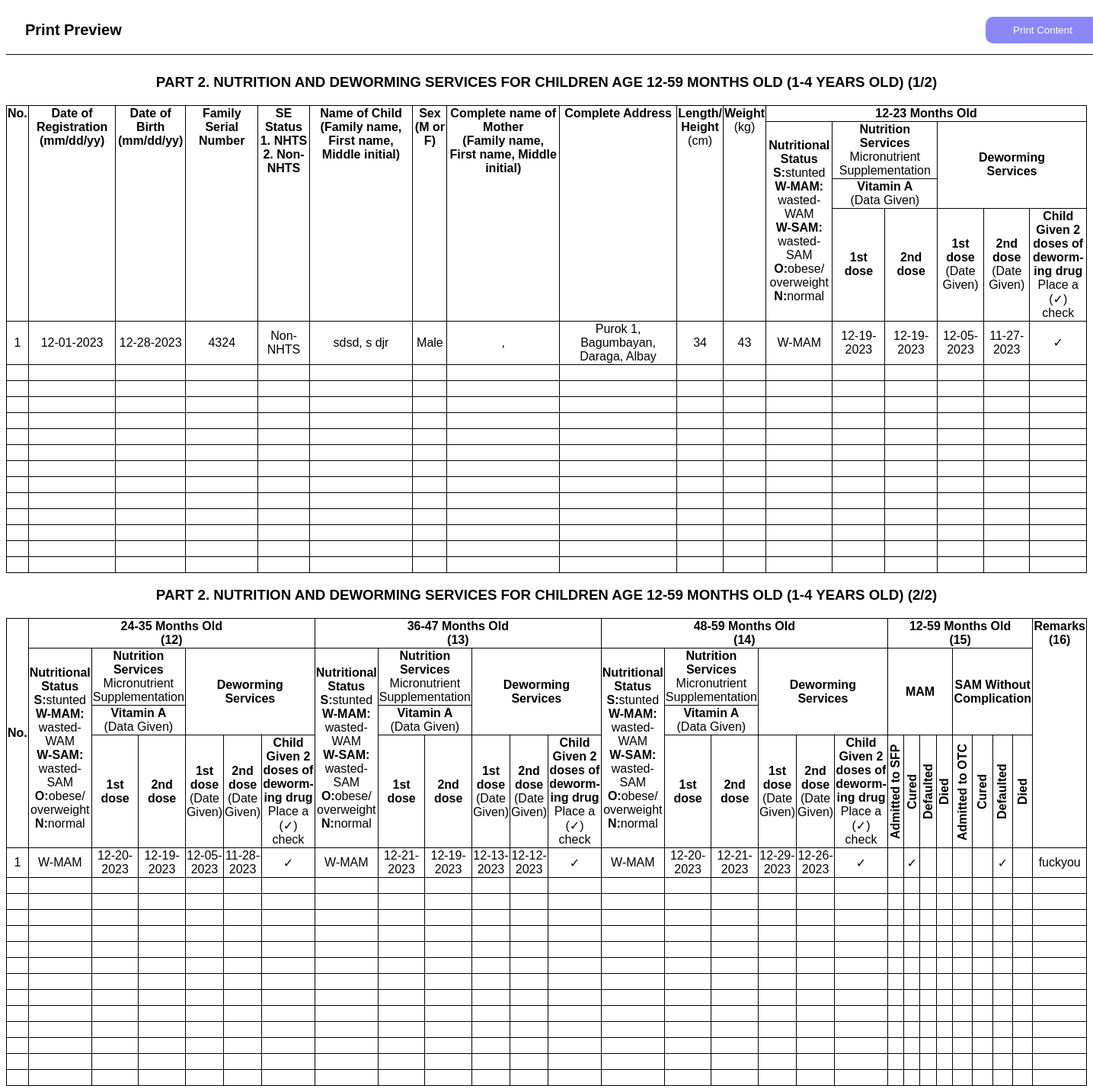
The page /admin/template/services2.php on the database its author committed.
### tables this page shows
CREATE TABLE `nutrition_1` (
  `id` int(11) NOT NULL,
  `nutritional_status` varchar(10) DEFAULT NULL,
  `mnp_date` date DEFAULT NULL,
  `vitamin_a_1st_dose_date` date DEFAULT NULL,
  `vitamin_a_2nd_dose_date` date DEFAULT NULL,
  `deworming_1st_dose_date` date DEFAULT NULL,
  `deworming_2nd_dose_date` date DEFAULT NULL,
  `deworming_yn` varchar(3) DEFAULT NULL,
  `nutrition_id` int(11) DEFAULT NULL
);

CREATE TABLE `nutrition` (
  `id` int(11) NOT NULL,
  `reg` varchar(255) NOT NULL,
  `bday` varchar(255) NOT NULL,
  `serial` varchar(255) NOT NULL,
  `se_status` varchar(255) NOT NULL,
  `sex` varchar(255) NOT NULL,
  `length` varchar(255) NOT NULL,
  `weight` varchar(255) NOT NULL,
  `fname` varchar(255) NOT NULL,
  `mname` varchar(255) NOT NULL,
  `lname` varchar(255) NOT NULL,
  `suffix` varchar(255) NOT NULL,
  `zone` varchar(255) NOT NULL,
  `brgy` varchar(255) NOT NULL,
  `city` varchar(255) NOT NULL,
  `province` varchar(255) NOT NULL
);

CREATE TABLE `nutrition_2` (
  `id` int(11) NOT NULL,
  `nutrition_id` int(11) DEFAULT NULL,
  `vitamin_a_1st_dose_date` date DEFAULT NULL,
  `vitamin_a_2nd_dose_date` date DEFAULT NULL,
  `deworming_1st_dose_date` date DEFAULT NULL,
  `deworming_2nd_dose_date` date DEFAULT NULL,
  `deworming_yn` varchar(3) DEFAULT NULL,
  `nutritional_status2` varchar(50) NOT NULL
);

CREATE TABLE `nutrition_3` (
  `id` int(11) NOT NULL,
  `nutrition_id` int(11) DEFAULT NULL,
  `vitamin_a_1st_dose_date` date DEFAULT NULL,
  `vitamin_a_2nd_dose_date` date DEFAULT NULL,
  `deworming_1st_dose_date` date DEFAULT NULL,
  `deworming_2nd_dose_date` date DEFAULT NULL,
  `deworming_yn` varchar(3) DEFAULT NULL,
  `nutritional_status3` varchar(10) NOT NULL
);

CREATE TABLE `nutrition_4` (
  `id` int(11) NOT NULL,
  `nutrition_id` int(11) DEFAULT NULL,
  `vitamin_a_1st_dose_date` date DEFAULT NULL,
  `vitamin_a_2nd_dose_date` date DEFAULT NULL,
  `deworming_1st_dose_date` date DEFAULT NULL,
  `deworming_2nd_dose_date` date DEFAULT NULL,
  `deworming_yn` varchar(3) DEFAULT NULL,
  `nutritional_status4` varchar(10) NOT NULL
);

CREATE TABLE `nutrition_5` (
  `id` int(11) NOT NULL,
  `mam_status` varchar(255) DEFAULT NULL,
  `sam_status` varchar(255) DEFAULT NULL,
  `remarks` text DEFAULT NULL,
  `nutrition_id` int(11) DEFAULT NULL
);

### admin/template/services2.php (the view, shortened to what the rows shown need)
<?php
include "../dbcon.php";
?>
<!DOCTYPE html>
<html lang="en">
<head>
    <link rel="stylesheet" href="table_style.css">
</head>
<body>
    <div id="contentsContainer">
        <div class="table-container">
            <table>
                <tr>
                    <th rowspan="4" style="vertical-align: top;">No.</th>
                    <th rowspan="4" style="vertical-align: top;">Date of Registration<br>(mm/dd/yy)</th>
                    <th rowspan="4" style="vertical-align: top;">Date of Birth<br>(mm/dd/yy)</th>
                    <th rowspan="4" style="vertical-align: top;">Family Serial Number</th>
                    <th rowspan="4" style="vertical-align: top;">SE Status<br> 1. NHTS<br>2. Non-NHTS</th>
                    <th rowspan="4" style="vertical-align: top;">Name of Child<br>(Family name, First name, Middle
                        initial)</th>
                    <th rowspan="4" style="vertical-align: top;">Sex<br>(M or F)</th>
                    <th rowspan="4" style="vertical-align: top;">Complete name of Mother<br>(Family name, First name,
                        Middle initial)</th>
                    <th rowspan="4" style="vertical-align: top;">Complete Address</th>
                    <th colspan="6">12-23 Months Old</th>
                </tr>
                <tr>
                    <th rowspan="2" colspan="3">Deworming<br>Services</th>
                </tr>
                <tr>
                    <th>1st<br>dose</th>
                    <th>2nd<br>dose</th>
                </tr>
                <?php
                $sql = "SELECT * FROM nutrition
                INNER JOIN nutrition_1 ON nutrition.id = nutrition_1.nutrition_id";
                $sql .= " ORDER BY reg";
                $i = 1;
                function convertDate($date){
                    $orderdate = explode('-', $date);
                    $year = $orderdate[0];
                    $month = $orderdate[1];
                    $day = $orderdate[2];
                    return "$month-$day-$year";
                }
                function deworm($data){
                    if($data == "Yes"){
                        echo "<td>&#x2713;</td>";
                    } else {
                        echo "<td>&nbsp;</td>";
                    }
                }
                $result = mysqli_query($conn, $sql);
                if (mysqli_num_rows($result) > 0) {
                    while ($row = mysqli_fetch_assoc($result)) {
                        echo "<tr>";
                        echo "<td>". $i ."</td>";
                        echo "<td>". convertDate($row["reg"]) ."</td>";
                        echo "<td>". convertDate($row["bday"]) ."</td>";
                        echo "<td>". $row["serial"] ."</td>";
                        echo "<td>". $row["se_status"] ."</td>";
                        echo "<td>". $row["lname"] .", ". $row["fname"]." ". substr($row["mname"], 0, 1)."". $row["suffix"]."</td>";
                        echo "<td>". $row["sex"] ."</td>";
                        echo "<td>". $row["mother_lname"] .", ". $row["mother_fname"]." ". substr($row["mother_mname"], 0, 1)."</td>";
                        echo "<td>". $row["zone"] . ", " . $row["brgy"] .", " . $row["city"] .", " . $row["province"] ."</td>";
                        echo "<td>". $row["length"] ."</td>";
                        echo "<td>". $row["weight"] ."</td>";
                        echo "<td>". $row["nutritional_status"] ."</td>";
                        if($row["vitamin_a_1st_dose_date"]=="0000-00-00"){
                            echo "<td>". " "  ."</td>";
                        }else {
                            echo "<td>". convertDate($row["vitamin_a_1st_dose_date"]) ."</td>";
                        }
                        if($row["vitamin_a_2nd_dose_date"]=="0000-00-00"){
                            echo "<td>". " "  ."</td>";
                        }else {
                            echo "<td>". convertDate($row["vitamin_a_2nd_dose_date"]) ."</td>";
                        }
                        if($row["deworming_1st_dose_date"]=="0000-00-00"){
                            echo "<td>". " "  ."</td>";
                        }else {
                            echo "<td>". convertDate($row["deworming_1st_dose_date"]) ."</td>";
                        }
                        if($row["deworming_2nd_dose_date"]=="0000-00-00"){
                            echo "<td>". " "  ."</td>";
                        }else {
                            echo "<td>". convertDate($row["deworming_2nd_dose_date"]) ."</td>";
                        }
                        deworm($row["deworming_yn"]);
                        echo "</tr>";
                        $i++;
                    }
                }
                ?>
            </table>
        </div>
        <div class="table-container">
            <table>
                <tr>
                    <th rowspan="4">No.</th>
                    <th colspan="6">24-35 Months Old<br>(12)</th>
                    <th colspan="6">36-47 Months Old<br>(13)</th>
                    <th colspan="6">48-59 Months Old<br>(14)</th>
                    <th colspan="8">12-59 Months Old<br>(15)</th>
                    <th rowspan="4" style="vertical-align: top;">Remarks<br>(16)</th>
                </tr>
                <tr>
                    <td rowspan="3"><b>Nutritional<br>Status</b><br><b>S:</b>stunted<br />
                        <b>W-MAM:</b><br>wasted-WAM<br><b>W-SAM:</b><br>wasted-SAM<br><b>O:</b>obese/<br>overweight<br><b>N:</b>normal
                    </td>
                    <td colspan="2"><b>Nutrition</b><br><b>Services</b><br>Micronutrient<br>Supplementation</td>
                    <th rowspan="2" colspan="3">Deworming<br>Services</th>
                    <td rowspan="3"><b>Nutritional<br>Status</b><br><b>S:</b>stunted<br />
                        <b>W-MAM:</b><br>wasted-WAM<br><b>W-SAM:</b><br>wasted-SAM<br><b>O:</b>obese/<br>overweight<br><b>N:</b>normal
                    </td>
                    <td colspan="2"><b>Nutrition</b><br><b>Services</b><br>Micronutrient<br>Supplementation</td>
                    <th rowspan="2" colspan="3">Deworming<br>Services</th>
                    <td rowspan="3"><b>Nutritional<br>Status</b><br><b>S:</b>stunted<br />
                        <b>W-MAM:</b><br>wasted-WAM<br><b>W-SAM:</b><br>wasted-SAM<br><b>O:</b>obese/<br>overweight<br><b>N:</b>normal
                    </td>
                    <td colspan="2"><b>Nutrition</b><br><b>Services</b><br>Micronutrient<br>Supplementation</td>
                    <th rowspan="2" colspan="3">Deworming<br>Services</th>
                    <th rowspan="2" colspan="4" style="width: 10.29%;">MAM</th>
                    <th rowspan="2" colspan="4" style="width: 10.29%;">SAM Without Complication</th>
                </tr>
                <tr>
                    <td colspan="2"><b>Vitamin A</b><br>(Data Given)</td>
                    <td colspan="2"><b>Vitamin A</b><br>(Data Given)</td>
                    <td colspan="2"><b>Vitamin A</b><br>(Data Given)</td>
                </tr>
                <tr>
                    <th>1st<br>dose</th>
                    <th>2nd<br>dose</th>
                    <td><b>1st</b><br><b>dose</b><br>(Date<br>Given)</td>
                    <td><b>2nd</b><br><b>dose</b><br>(Date<br>Given)</td>
                    <td><b>Child<br>Given 2<br>doses of<br>deworm-<br>ing drug</b><br>Place a (&#x2713;)<br>check</td>
                    <th>1st<br>dose</th>
                    <th>2nd<br>dose</th>
                    <td><b>1st</b><br><b>dose</b><br>(Date<br>Given)</td>
                    <td><b>2nd</b><br><b>dose</b><br>(Date<br>Given)</td>
                    <td><b>Child<br>Given 2<br>doses of<br>deworm-<br>ing drug</b><br>Place a (&#x2713;)<br>check</td>
                    <th>1st<br>dose</th>
                    <th>2nd<br>dose</th>
                    <td><b>1st</b><br><b>dose</b><br>(Date<br>Given)</td>
                    <td><b>2nd</b><br><b>dose</b><br>(Date<br>Given)</td>
                    <td><b>Child<br>Given 2<br>doses of<br>deworm-<br>ing drug</b><br>Place a (&#x2713;)<br>check</td>
                    <th class="vertical-text">Admitted to SFP</th>
                    <th class="vertical-text">Cured</th>
                    <th class="vertical-text">Defaulted</th>
                    <th class="vertical-text">Died</th>
                    <th class="vertical-text">Admitted to OTC</th>
                    <th class="vertical-text">Cured</th>
                    <th class="vertical-text">Defaulted</th>
                    <th class="vertical-text">Died</th>
                </tr>
                <?php
                $sql = "SELECT * FROM nutrition_2
                INNER JOIN nutrition ON nutrition_id = nutrition.id";
                $sql .= " ORDER BY reg";
$i = 1;
$result = mysqli_query($conn, $sql);
function check1($data){
    if ($data == "Admitted in SFP"){
        echo "<td>". "&#x2713;" ."</td>";
        echo "<td>". "&nbsp;" ."</td>";
        echo "<td>". "&nbsp;" ."</td>";
        echo "<td>". "&nbsp;" ."</td>";
    } else if ($data == "Cured"){
        echo "<td>". "&nbsp;" ."</td>";
        echo "<td>". "&#x2713;" ."</td>";
        echo "<td>". "&nbsp;" ."</td>";
        echo "<td>". "&nbsp;" ."</td>";
    }else if ($data == "Defaulted"){
        echo "<td>". "&nbsp;" ."</td>";
        echo "<td>". "&nbsp;" ."</td>";
        echo "<td>". "&#x2713;" ."</td>";
        echo "<td>". "&nbsp;" ."</td>";
    } else if ($data == "Died"){
        echo "<td>". "&nbsp;" ."</td>";
        echo "<td>". "&nbsp;" ."</td>";
        echo "<td>". "&nbsp;" ."</td>";
        echo "<td>". "&#x2713;" ."</td>";
    } else {
        echo "<td>". "&nbsp;" ."</td>";
        echo "<td>". "&nbsp;" ."</td>";
        echo "<td>". "&nbsp;" ."</td>";
        echo "<td>". "&nbsp;" ."</td>";
    }
}
if (mysqli_num_rows($result) > 0) {
    while ($row = mysqli_fetch_assoc($result)) {
        echo "<td>". $i ."</td>";
        echo "<td>". $row["nutritional_status2"] ."</td>";
        if($row["vitamin_a_1st_dose_date"]=="0000-00-00"){
            echo "<td>". " "  ."</td>";
        }else {
            echo "<td>". convertDate($row["vitamin_a_1st_dose_date"]) ."</td>";
        }
        if($row["vitamin_a_2nd_dose_date"]=="0000-00-00"){
            echo "<td>". " "  ."</td>";
        }else {
            echo "<td>". convertDate($row["vitamin_a_2nd_dose_date"]) ."</td>";
        }
        if($row["deworming_1st_dose_date"]=="0000-00-00"){
            echo "<td>". " "  ."</td>";
        }else {
            echo "<td>". convertDate($row["deworming_1st_dose_date"]) ."</td>";
        }
        if($row["deworming_2nd_dose_date"]=="0000-00-00"){
            echo "<td>". " "  ."</td>";
        }else {
            echo "<td>". convertDate($row["deworming_2nd_dose_date"]) ."</td>";
        }
        $i++;
    }
}
$sql = "SELECT * FROM nutrition_3
INNER JOIN nutrition ON nutrition_id = nutrition.id";
$sql .= " ORDER BY reg";
$result = mysqli_query($conn, $sql);
if (mysqli_num_rows($result) > 0) {
    while ($row = mysqli_fetch_assoc($result)) {
        echo "<td>". $row["nutritional_status3"] ."</td>";
        if($row["vitamin_a_1st_dose_date"]=="0000-00-00"){
            echo "<td>". " "  ."</td>";
        }else {
            echo "<td>". convertDate($row["vitamin_a_1st_dose_date"]) ."</td>";
        }
        if($row["vitamin_a_2nd_dose_date"]=="0000-00-00"){
            echo "<td>". " "  ."</td>";
        }else {
            echo "<td>". convertDate($row["vitamin_a_2nd_dose_date"]) ."</td>";
        }
        if($row["deworming_1st_dose_date"]=="0000-00-00"){
            echo "<td>". " "  ."</td>";
        }else {
            echo "<td>". convertDate($row["deworming_1st_dose_date"]) ."</td>";
        }
        if($row["deworming_2nd_dose_date"]=="0000-00-00"){
            echo "<td>". " "  ."</td>";
        }else {
            echo "<td>". convertDate($row["deworming_2nd_dose_date"]) ."</td>";
        }
    }
}
$sql = "SELECT * from nutrition_4
INNER JOIN nutrition ON nutrition_id = nutrition.id
INNER JOIN nutrition_5 ON nutrition_4.id = nutrition_5.id";
$sql .= " ORDER BY reg";
$result = mysqli_query($conn, $sql);
if (mysqli_num_rows($result) > 0) {
    while ($row = mysqli_fetch_assoc($result)) {
        echo "<td>" . $row["nutritional_status4"] . "</td>";
        if($row["vitamin_a_1st_dose_date"]=="0000-00-00"){
            echo "<td>". " "  ."</td>";
        }else {
            echo "<td>". convertDate($row["vitamin_a_1st_dose_date"]) ."</td>";
        }
        if($row["vitamin_a_2nd_dose_date"]=="0000-00-00"){
            echo "<td>". " "  ."</td>";
        }else {
            echo "<td>". convertDate($row["vitamin_a_2nd_dose_date"]) ."</td>";
        }
        if($row["deworming_1st_dose_date"]=="0000-00-00"){
            echo "<td>". " "  ."</td>";
        }else {
            echo "<td>". convertDate($row["deworming_1st_dose_date"]) ."</td>";
        }
        if($row["deworming_2nd_dose_date"]=="0000-00-00"){
            echo "<td>". " "  ."</td>";
        }else {
            echo "<td>". convertDate($row["deworming_2nd_dose_date"]) ."</td>";
        }
        check1($row["mam_status"]);
        check1($row["sam_status"]);
        echo "<td>". $row["remarks"] ."</td>";
    }
}
if($i<=15){
    while($i!=15){
    echo "<tr>";
    echo "<td>&nbsp;</td>";
    echo "<td>&nbsp;</td>";
    echo "<td>&nbsp;</td>";
    echo "<td>&nbsp;</td>";
    echo "<td>&nbsp;</td>";
    echo "<td>&nbsp;</td>";
    echo "<td>&nbsp;</td>";
    echo "<td>&nbsp;</td>";
    echo "<td>&nbsp;</td>";
    echo "<td>&nbsp;</td>";
    echo "<td>&nbsp;</td>";
    echo "<td>&nbsp;</td>";
    echo "<td>&nbsp;</td>";
    echo "<td>&nbsp;</td>";
    echo "<td>&nbsp;</td>";
    echo "<td>&nbsp;</td>";
    echo "<td>&nbsp;</td>";
    echo "<td>&nbsp;</td>";
    echo "<td>&nbsp;</td>";
    echo "<td>&nbsp;</td>";
    echo "<td>&nbsp;</td>";
    echo "<td>&nbsp;</td>";
    echo "<td>&nbsp;</td>";
    echo "<td>&nbsp;</td>";
    echo "<td>&nbsp;</td>";
    echo "<td>&nbsp;</td>";
    echo "<td>&nbsp;</td>";
    echo "<td>&nbsp;</td>";
    echo "</tr>";
    $i++;
    }
}
                ?>
            </table>
        </div>
    </div>
</body>
</html>

### rows shown on the page
nutrition_1: nutrition.reg "12-01-2023", nutrition.bday "12-28-2023", nutrition.serial "4324", nutrition.se_status "Non-NHTS", nutrition.lname "sdsd", nutrition.fname "s", nutrition.mname "d", nutrition.suffix "jr", nutrition.sex "Male", nutrition.zone "Purok 1", nutrition.brgy "Bagumbayan", nutrition.city "Daraga", nutrition.province "Albay", nutrition.length "34", nutrition.weight "43", nutritional_status "W-MAM", vitamin_a_1st_dose_date "12-19-2023", vitamin_a_2nd_dose_date "12-19-2023", deworming_1st_dose_date "12-05-2023", deworming_2nd_dose_date "11-27-2023"
nutrition_2: nutritional_status2 "W-MAM", vitamin_a_1st_dose_date "12-20-2023", vitamin_a_2nd_dose_date "12-19-2023", deworming_1st_dose_date "12-05-2023", deworming_2nd_dose_date "11-28-2023"
nutrition_3: nutritional_status3 "W-MAM", vitamin_a_1st_dose_date "12-21-2023", vitamin_a_2nd_dose_date "12-19-2023", deworming_1st_dose_date "12-13-2023", deworming_2nd_dose_date "12-12-2023"
nutrition_4: nutritional_status4 "W-MAM", vitamin_a_1st_dose_date "12-20-2023", vitamin_a_2nd_dose_date "12-21-2023", deworming_1st_dose_date "12-29-2023", deworming_2nd_dose_date "12-26-2023", nutrition_5.remarks "fuckyou"
